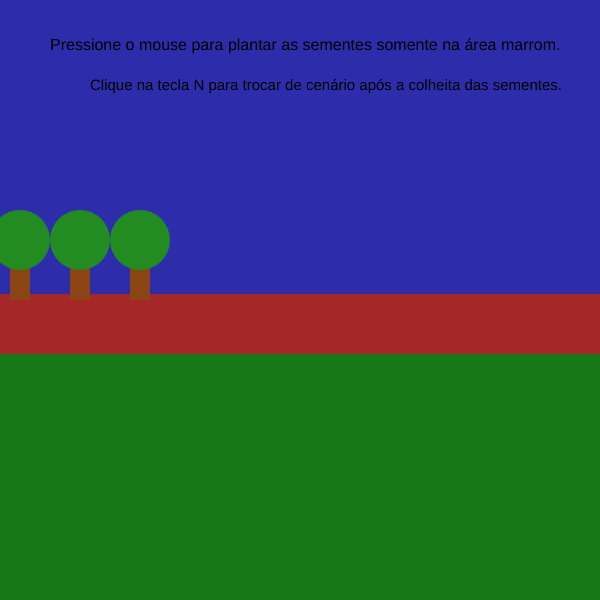
Frame 1 (no input)
Frame 60 (no input): identical to frame 1, image omitted
Frame 120 (the mouse pressed at the canvas centre since frame 60): identical to frame 1, image omitted

The p5.js sketch that drew this single still picture (run headless with seeded random() and noise() and a simulated clock; from frame 60 on, the mouse is pressed at the canvas centre):

// p5.js sketch
// ── sketch.js
let riceSeeds = []; // Array para armazenar as posições das sementes

// --- VARIÁVEIS PARA O CAMINHÃO E TEMPO ---
let startTime; // Para armazenar o tempo de início do sketch
const DELAY_TIME = 10000; // 10 segundos em milissegundos
let showTruck = false; // Controle para exibir o caminhão

let truckX; // Posição X atual do caminhão
const TRUCK_SPEED = 2; // Velocidade do caminhão (pixels por quadro)
const TRUCK_WIDTH = 150; // Largura aproximada do caminhão (corpo + cabine)
const TRUCK_Y_BASE = 290; // Y base do caminhão (height / 2 + 50)
// ---------------------------------------------

// --- NOVAS VARIÁVEIS DE ESTADO PARA O CENÁRIO ---
let currentScene = 0; // 0 para o campo, 1 para a cidade, 2 para a feira, 3 para o final
let showInstructions = true; // NOVO: Controla a visibilidade das instruções na cena 0
// -------------------------------------------------

// --- VARIÁVEIS PARA O BONECO PRINCIPAL (AZUL) ---
let showCharacter = false; // Controle para exibir o boneco
let characterX; // Posição X atual do boneco
let characterY; // Posição Y atual do boneco
const CHARACTER_SPEED = 1.5; // Velocidade de descida/movimento do boneco
const CHARACTER_START_Y_OFFSET = -30; // Offset Y inicial do boneco em relação ao caminhão
const CHARACTER_GROUND_Y_OFFSET = 20; // Offset Y final do boneco em relação à base da estrada
let truckStoppedTime = 0; // Para registrar quando o caminhão parou
const CHARACTER_DELAY = 1000; // Atraso para o boneco começar a descer (1 segundo)
let characterState = 0; // 0: Descendo, 1: Parado, 2: Indo para o caminhão, 3: Coletando sacolas, 4: Andando com sacolas, 5: Parado na feira
const CHARACTER_TO_TRUCK_X_OFFSET = 30; // Distância que o azul vai andar do verde até o caminhão (não usada diretamente com targetTruckX)
const CHARACTER_COLLECT_DURATION = 3500; // Tempo que leva para coletar as sacolas (3.5 segundos)
let characterCollectTime = 0; // Tempo em que o azul começou a coletar
let showSacks = false; // Controla a exibição das sacolas

// --- VARIÁVEIS PARA A FALA DO BONECO PRINCIPAL (AZUL) ---
let showCharacterSpeech = false; // Controla se o balão de fala está visível
let speechDisplayTime = 0; // Armazena o momento em que a fala começou
const SPEECH_DURATION = 3500; // Duração da fala em milissegundos
// ---------------------------------------------

// --- NOVAS VARIÁVEIS PARA O SEGUNDO BONECO (VERDE) E FALAS ---
let showSecondCharacter = false; // Controle para exibir o segundo boneco
let secondCharacterX; // Posição X atual do segundo boneco
let secondCharacterY; // Posição Y atual do segundo boneco

let showSecondCharacterSpeech = false; // Controla se o balão de fala do segundo boneco está visível (1ª fala)
let secondSpeechDisplayTime = 0; // Armazena o momento em que a 1ª fala do segundo boneco começou
const SECOND_SPEECH_DURATION = 3500; // Duração da primeira fala do segundo boneco (3.5 segundos)

let showSecondCharacterSpeech2 = false; // Controla a segunda fala do boneco verde
let secondSpeechDisplayTime2 = 0; // Tempo de início da segunda fala
const SECOND_SPEECH_DURATION2 = 2000; // Duração da segunda fala (2 segundos)
const SECOND_SPEECH_DELAY2 = 500; // Atraso entre a primeira e a segunda fala do verde (0.5 segundos)
const SECOND_CHARACTER_DELAY = 1500; // Atraso para o segundo boneco e sua primeira fala aparecerem após o primeiro (1.5 segundos)

// NOVAS VARIÁVEIS PARA AS FALAS DO VERDE NA FEIRA
let showGreenSpeechFair1 = false;
let greenSpeechFairTime1 = 0;
const GREEN_SPEECH_FAIR_DURATION1 = 4000; // 4 segundos

let showGreenSpeechFair2 = false;
let greenSpeechFairTime2 = 0;
const GREEN_SPEECH_FAIR_DURATION2 = 4000; // 4 segundos
const GREEN_SPEECH_FAIR_DELAY2 = 500; // 0.5 segundos de atraso entre as falas na feira
// ----------------------------------------------------

// Variável para controlar a exibição das bolinhas de milho na barraca
let showCornInStall = false;

// --- NOVAS VARIÁVEIS PARA O ATRASO DA CENA FINAL ---
let finalSceneTransitionTime = 0; // Para registrar quando o atraso para a cena final começou
const FINAL_SCENE_DELAY = 3000; // 3 segundos de atraso antes de mudar para a cena final


function setup() {
  createCanvas(600, 600);

  // Captura o tempo atual assim que o sketch começa
  startTime = millis();

  // Define a posição inicial do caminhão fora da tela, à ESQUERDA
  truckX = -200;
  // Define a posição inicial do boneco (será ajustada dinamicamente)
  characterX = truckX + TRUCK_WIDTH - 20; // Perto da porta da cabine
  characterY = TRUCK_Y_BASE + CHARACTER_START_Y_OFFSET;

  // Define uma posição inicial para o segundo boneco (apenas para inicialização)
  secondCharacterX = 0;
  secondCharacterY = 0;
}

function draw() {
  // --- Lógica de Desenho dos Cenários ---
  if (currentScene === 0) {
    drawScene0(); // Desenha o cenário do campo

    if (mouseIsPressed && mouseY > height / 2) {
      riceSeeds.push({ x: mouseX, y: mouseY });
    }
    for (let i = 0; i < riceSeeds.length; i++) {
      plantRiceSeeds(riceSeeds[i].x, riceSeeds[i].y);
    }

    // Lógica do caminhão no cenário do campo (continua se movendo e coletando)
    if (millis() - startTime >= DELAY_TIME) {
      showTruck = true;
    }

    if (showTruck) {
      truckX += TRUCK_SPEED;

      if (truckX > width + 200) {
        truckX = -200;
      }
      drawTruck(truckX, TRUCK_Y_BASE);

      // Lógica de Coleta de Sementes
      const TRUCK_COLLECT_ZONE_HEIGHT = 40;
      const SEED_SIZE = 10;

      for (let i = riceSeeds.length - 1; i >= 0; i--) {
        let seed = riceSeeds[i];
        if (seed.x > truckX &&
          seed.x < truckX + TRUCK_WIDTH &&
          seed.y + SEED_SIZE / 2 > TRUCK_Y_BASE &&
          seed.y - SEED_SIZE / 2 < TRUCK_Y_BASE + TRUCK_COLLECT_ZONE_HEIGHT) {
          riceSeeds.splice(i, 1);
        }
      }
    }

  } else if (currentScene === 1) { // Se estiver no cenário da cidade
    drawScene1(); // Desenha o cenário da cidade

    // Caminhão se move até o meio da tela e para
    let targetTruckX = (width / 2) - (TRUCK_WIDTH / 2);
    if (truckX < targetTruckX) {
      truckX += TRUCK_SPEED;
      truckStoppedTime = 0; // Reinicia o tempo de parada se estiver em movimento
    } else {
      truckX = targetTruckX; // Caminhão chegou no meio
      if (truckStoppedTime === 0) {
        truckStoppedTime = millis();
      }
      if (millis() - truckStoppedTime >= CHARACTER_DELAY) {
        showCharacter = true;
      }
    }
    drawTruck(truckX, TRUCK_Y_BASE); // Desenha o caminhão

    // --- Lógica do Boneco Principal (Azul) na Cidade ---
    if (showCharacter) {
      const groundY = TRUCK_Y_BASE + CHARACTER_GROUND_Y_OFFSET;
      const truckDoorX = truckX + TRUCK_WIDTH - 20; // Posição da porta da cabine

      // Estado 0: Descendo do caminhão
      if (characterState === 0) {
        if (characterY < groundY) {
          characterY += CHARACTER_SPEED;
        } else {
          characterY = groundY;
          characterState = 1; // Boneco parado no chão
          // Ativa a fala do boneco principal
          if (!showCharacterSpeech && !showSecondCharacter) {
            showCharacterSpeech = true;
            speechDisplayTime = millis();
          }
        }
      }
      // Estado 1: Parado no chão (conversando e esperando comando do verde)
      else if (characterState === 1) {
        // A fala do boneco azul já é controlada acima e no drawSpeechBubble

        // Ativa o segundo boneco e sua primeira fala
        if (!showSecondCharacter && (millis() - speechDisplayTime >= SECOND_CHARACTER_DELAY)) {
          showSecondCharacter = true;
          secondCharacterX = characterX + 60; // Posiciona o verde à direita do azul
          secondCharacterY = groundY;
          showSecondCharacterSpeech = true; // Ativa a primeira fala do verde
          secondSpeechDisplayTime = millis();
          showCharacterSpeech = false; // Desativa a fala do boneco azul
        }
        // Ativa a segunda fala do verde após a primeira
        if (showSecondCharacter && !showSecondCharacterSpeech && !showSecondCharacterSpeech2 && (millis() - secondSpeechDisplayTime >= SECOND_SPEECH_DURATION + SECOND_SPEECH_DELAY2)) {
          showSecondCharacterSpeech2 = true;
          secondSpeechDisplayTime2 = millis();
        }
        // Transição para pegar sacolas APENAS APÓS a segunda fala do verde SUMIR
        if (showSecondCharacter && !showSecondCharacterSpeech && !showSecondCharacterSpeech2) { // se o segundo boneco está visível e AMBAS as falas dele terminaram
          characterState = 2; // Inicia movimento para pegar sacolas
        }
      }
      // Estado 2: Indo para o caminhão pegar sacolas
      else if (characterState === 2) {
        let targetCollectX = truckX + (TRUCK_WIDTH / 2); // Meio do caminhão
        if (characterX > targetCollectX) {
          characterX -= CHARACTER_SPEED; // Anda para a esquerda
        } else {
          characterX = targetCollectX;
          // Agora, a sacola aparece assim que ele chega ao caminhão
          showSacks = true;
          characterCollectTime = millis(); // Marca o início da coleta
          characterState = 3; // Estado de coleta
        }
      }
      // Estado 3: Coletando sacolas (simulação)
      else if (characterState === 3) {
        if (millis() - characterCollectTime >= CHARACTER_COLLECT_DURATION) {
          characterState = 4; // Terminou de coletar, agora vai andar com o verde
        }
      }
      // Estado 4: Andando junto com o boneco verde para fora da tela (ou para o centro na feira)
      else if (characterState === 4) {
        let targetEndScreenX = width + 50; // Para onde eles vão sair da tela
        if (characterX < targetEndScreenX) { // Se ainda estão se movendo na tela
          characterX += CHARACTER_SPEED;
          secondCharacterX += CHARACTER_SPEED; // O verde anda junto!
        } else {
          // Ambos saíram da tela, troca para o próximo cenário
          currentScene = 2; // Cena da feira
          // Reset para o próximo cenário
          resetSceneElements();
        }
      }

      drawCharacter(characterX, characterY, showSacks); // Desenha o boneco azul (com ou sem sacolas)

      // Desenha a fala do primeiro boneco (azul)
      if (showCharacterSpeech) {
        if (millis() - speechDisplayTime < SPEECH_DURATION) {
          drawSpeechBubble(characterX, characterY, 180, 50, "Olá! Trouxe o milho", "fresquinho do campo!", false); // false = ponta para a direita
        } else {
          showCharacterSpeech = false;
        }
      }
    }

    // --- Lógica e desenho do Segundo Boneco (Verde) na Cidade ---
    if (showSecondCharacter) {
      drawSecondCharacter(secondCharacterX, secondCharacterY);

      // Primeira fala do boneco verde
      if (showSecondCharacterSpeech) {
        if (millis() - secondSpeechDisplayTime < SECOND_SPEECH_DURATION) {
          drawSpeechBubble(secondCharacterX, secondCharacterY, 140, 50, "Que ótimo! As pessoas", "da cidade agradecem!", true); // true = ponta para a esquerda
        } else {
          showSecondCharacterSpeech = false; // Esconde a primeira fala
        }
      }

      // Segunda fala do boneco verde ("Me siga!")
      if (showSecondCharacterSpeech2) {
        if (millis() - secondSpeechDisplayTime2 < SECOND_SPEECH_DURATION2) {
          drawSpeechBubble(secondCharacterX, secondCharacterY, 80, 30, "Me siga!", "", true); // true = ponta para a esquerda
        } else {
          showSecondCharacterSpeech2 = false; // Esconde a segunda fala após o tempo
        }
      }
    }
  } else if (currentScene === 2) {
    drawScene2(); // Desenha o cenário da feira

    // --- Lógica de movimento e parada dos personagens na Feira ---
    // A barraca de milho está na posição X = 410
    let targetStallX = 410 + 30; // Posiciona Tião na frente da barraca (410 + um offset)
    let targetSecondStallX = targetStallX + 40; // Amigo um pouco ao lado

    // Se eles ainda não chegaram perto da barraca de milho
    if (characterX < targetStallX || secondCharacterX < targetSecondStallX) {
      characterX += CHARACTER_SPEED;
      secondCharacterX += CHARACTER_SPEED;
      characterState = 4; // Mantém estado de andando
    } else {
      characterX = targetStallX;
      secondCharacterX = targetSecondStallX;
      characterState = 5; // Estado de parado na feira
      showSacks = false; // Tião já "entregou" as sacolas de arroz
      showCornInStall = true; // Mostra o milho na barraca!

      // --- Lógica das falas do verde na feira ---
      if (characterState === 5) { // Só mostra as falas quando os personagens estão parados
        if (!showGreenSpeechFair1 && !showGreenSpeechFair2) { // Inicia a primeira fala se nenhuma estiver visível
          showGreenSpeechFair1 = true;
          greenSpeechFairTime1 = millis();
        }

        // Verifica se a primeira fala terminou para potencialmente iniciar a segunda
        if (showGreenSpeechFair1 && millis() - greenSpeechFairTime1 >= GREEN_SPEECH_FAIR_DURATION1) {
          showGreenSpeechFair1 = false; // Esconde a primeira fala
          // Agora, se a segunda fala ainda não começou, aciona-a após um atraso
          if (!showGreenSpeechFair2 && (millis() - greenSpeechFairTime1 - GREEN_SPEECH_FAIR_DURATION1 >= GREEN_SPEECH_FAIR_DELAY2)) {
            showGreenSpeechFair2 = true;
            greenSpeechFairTime2 = millis();
          }
        }
        // Lógica para acionar a NOVA cena final APÓS a segunda fala do verde ter terminado
        // E após um atraso adicional.
        if (!showGreenSpeechFair1 && !showGreenSpeechFair2) { // As falas terminaram
          // Se o tempo para o atraso final ainda não foi registrado, registre-o
          if (finalSceneTransitionTime === 0) {
            finalSceneTransitionTime = millis();
          }

          // Se o tempo de atraso já passou, mude para a cena final
          if (millis() - finalSceneTransitionTime >= FINAL_SCENE_DELAY) {
            currentScene = 3; // Muda para a nova cena final
            // Esconde os bonecos antes da cena mudar para o cenário final
            showCharacter = false; // Esconde Tião
            showSecondCharacter = false; // Esconde o amigo
            resetSceneElements(); // Reseta os elementos para a cena 3 (vai garantir que permaneçam escondidos)
          }
        }
      }
    }

    // Desenha os personagens na feira
    if (showCharacter && showSecondCharacter) { // Desenha se eles estão ativos
      drawCharacter(characterX, characterY, showSacks);
      drawSecondCharacter(secondCharacterX, secondCharacterY);

      // Desenha as falas do verde na feira
      if (showGreenSpeechFair1) {
        if (millis() - greenSpeechFairTime1 < GREEN_SPEECH_FAIR_DURATION1) {
          drawSpeechBubble(secondCharacterX, secondCharacterY, 150, 50, "Muito obrigado, Tião!", "Seu esforço valeu a pena!", true);
        } else {
          showGreenSpeechFair1 = false; // Garante que esteja escondido após sua duração
        }
      }
      if (showGreenSpeechFair2) {
        if (millis() - greenSpeechFairTime2 < GREEN_SPEECH_FAIR_DURATION2) {
          drawSpeechBubble(secondCharacterX, secondCharacterY, 170, 50, "Fique conosco", "para comemorar!", true);
        } else {
          showGreenSpeechFair2 = false; // Garante que esteja escondido após sua duração
        }
      }
    }
  } else if (currentScene === 3) { // NOVO CENÁRIO FINAL!
    drawScene3();
  }
}

// --- Nova função auxiliar para desenhar balões de fala ---
function drawSpeechBubble(x, y, w, h, line1, line2, pointLeft) {
  push();
  fill(255); // Cor do balão de fala (branco)
  let balloonX;
  if (pointLeft) { // Se a ponta deve ir para a esquerda (para o boneco verde)
    balloonX = x - 10 - w;
  } else { // Se a ponta deve ir para a direita (para o boneco azul)
    balloonX = x + 15;
  }
  let balloonY = y - 70;
  let borderRadius = 8;

  rect(balloonX, balloonY, w, h, borderRadius);

  // Ponta do balão (triângulo)
  noStroke();
  if (pointLeft) {
    triangle(
      balloonX + w, balloonY + h - 10,
      balloonX + w, balloonY + h,
      x + 5, y + 40
    );
  } else {
    triangle(
      balloonX, balloonY + h - 10,
      balloonX, balloonY + h,
      x + 5, y + 40
    );
  }
  stroke(0);
  strokeWeight(1);

  fill(0); // Cor do texto (preto)
  textSize(14);
  textAlign(CENTER, CENTER);
  text(line1, balloonX + (w / 2), balloonY + (h / 2) - (line2 ? 10 : 0));
  if (line2) {
    text(line2, balloonX + (w / 2), balloonY + (h / 2) + 10);
  }
  textAlign(LEFT, BASELINE);
  pop();
}

function drawScene0() {
  background('rgb(45, 45, 172)'); // Céu

  // Apenas desenha as instruções se showInstructions for true
  if (showInstructions) {
    fill(0);
    textSize(16);
    text("Pressione o mouse para plantar as sementes somente na área marrom.", 50, 50);
    textSize(15);
    text("Clique na tecla N para trocar de cenário após a colheita das sementes.", 90, 90);
  }

  fill(24, 120, 24); // verde escuro
  noStroke();
  rect(0, height / 2, width, height / 2);

  fill('rgb(165,39,39)'); // Cor marrom
  rect(0, height / 2 - 6, width, 60);

  drawTree(20, height / 2 - 40);
  drawTree(80, height / 2 - 40);
  drawTree(140, height / 2 - 40);
}

function drawScene1() {
  background(100, 150, 200); // Céu mais claro para o dia na cidade

  fill(80, 80, 80); // Cor de asfalto
  rect(0, height / 2 + 40, width, height / 2 - 40);

  stroke(255, 255, 0); // Amarelo
  strokeWeight(5);
  line(4, height / 2 + 140, width, height / 2 + 140);
  noStroke();

  // Prédios (sem mudanças, conforme seu código original)
  fill(120, 120, 120); rect(50, height / 2 - 50, 80, 90); fill(200, 200, 0); rect(60, height / 2 - 40, 10, 15); rect(60, height / 2 - 20, 10, 15); rect(80, height / 2 - 40, 10, 15); rect(80, height / 2 - 20, 10, 15);
  fill(120, 120, 120); rect(150, height / 2 - 100, 70, 140); fill(200, 200, 0); rect(160, height / 2 - 90, 10, 15); rect(180, height / 2 - 90, 10, 15); rect(160, height / 2 - 70, 10, 15); rect(180, height / 2 - 70, 10, 15); rect(160, height / 2 - 50, 10, 15); rect(180, height / 2 - 50, 10, 15);
  fill(120, 120, 120); rect(250, height / 2 - 30, 60, 70); fill(200, 200, 0); rect(260, height / 2 - 20, 10, 15); rect(280, height / 2 - 20, 10, 15); rect(260, height / 2, 10, 15); rect(280, height / 2, 10, 15);
  fill(120, 120, 120); rect(350, height / 2 - 80, 90, 120); fill(200, 200, 0); rect(360, height / 2 - 70, 10, 15); rect(380, height / 2 - 70, 10, 15); rect(400, height / 2 - 70, 10, 15); rect(360, height / 2 - 50, 10, 15); rect(380, height / 2 - 50, 10, 15); rect(400, height / 2 - 50, 10, 15); rect(360, height / 2 - 30, 10, 15); rect(380, height / 2 - 30, 10, 15); rect(400, height / 2 - 30, 10, 15);
  fill(120, 120, 120); rect(480, height / 2 - 60, 75, 100); fill(200, 200, 0); rect(490, height / 2 - 50, 10, 15); rect(510, height / 2 - 50, 10, 15); rect(530, height / 2 - 50, 10, 15); rect(490, height / 2 - 30, 10, 15); rect(510, height / 2 - 30, 10, 15); rect(530, height / 2 - 30, 10, 15);

  fill(0);
  textSize(20);
  textAlign(CENTER, TOP);
  text("Bem-vindo à Cidade!", width / 2, 50);
  textAlign(LEFT, BASELINE);
}

// --- Funções para desenhar elementos da feira (mais modulares) ---

// Função para desenhar uma barraca
function drawStall(x, y, stallWidth, stallHeight, awningColor, contentText, showProduct = false, productType = null) {
  push();
  translate(x, y);

  // Balcão de madeira
  fill(139, 69, 19); // Marrom escuro para madeira
  rect(0, 0, stallWidth, stallHeight, 5); // Base arredondada

  // Poste de apoio (vertical)
  fill(100); // Cinza escuro
  rect(5, -stallHeight - 10, 5, stallHeight + 10);
  rect(stallWidth - 10, -stallHeight - 10, 5, stallHeight + 10);


  // Toldo
  fill(awningColor);
  let awningHeight = 50;
  rect(-10, -awningHeight, stallWidth + 20, awningHeight + 10, 5); // Base do toldo
  // Faixas do toldo
  stroke(0);
  strokeWeight(1);
  line(-10, -awningHeight + 10, stallWidth + 10, -awningHeight + 10);
  line(-10, -awningHeight + 20, stallWidth + 10, -awningHeight + 20);
  noStroke();

  // "Contorno" do toldo para efeito 3D
  fill(red(awningColor) * 0.8, green(awningColor) * 0.8, blue(awningColor) * 0.8);
  rect(-10, -awningHeight, 5, awningHeight + 10, 5); // Lado esquerdo
  rect(stallWidth + 5, -awningHeight, 5, awningHeight + 10, 5); // Lado direito

  // Texto do que vende
  fill(255); // Branco para o texto
  textSize(16);
  textAlign(CENTER, CENTER);
  text(contentText, stallWidth / 2, -awningHeight / 2);

  // Exemplo de produto
  if (showProduct) {
    if (productType === "fruta") {
      fill(255, 100, 0); // Cor de fruta (laranja)
      ellipse(stallWidth / 2 - 15, stallHeight - 15, 20, 20); // Fruta 1
      ellipse(stallWidth / 2 + 15, stallHeight - 10, 20, 20); // Fruta 2
    } else if (productType === "artesanato") {
      fill(150, 50, 200); // Cor de artesanato (roxo)
      rect(stallWidth / 2 - 15, stallHeight - 15, 20, 20); // Objeto 1
      triangle(stallWidth / 2 + 5, stallHeight - 15, stallWidth / 2 + 25, stallHeight - 15, stallWidth / 2 + 15, stallHeight - 35); // Objeto 2
    } else if (productType === "milho") {
      // Desenha duas espigas de milho!
      drawCorn(stallWidth / 2 - 25, stallHeight - 20); // Primeira espiga
      drawCorn(stallWidth / 2 + 25, stallHeight - 30); // Segunda espiga (Moved up by 10 pixels to avoid overlap!)
    }
  }

  pop();
}

// --- Nova função para desenhar uma espiga de milho ---
function drawCorn(x, y) {
  push();
  translate(x, y);

  // Corpo do milho
  fill(255, 200, 0); // Amarelo milho
  ellipse(0, 0, 20, 50); // Formato alongado do milho

  // Palha (verde claro)
  fill(120, 200, 80);
  beginShape();
  vertex(-10, -25);
  vertex(-15, -10);
  vertex(-10, 25);
  vertex(-5, 25);
  endShape(CLOSE);

  beginShape();
  vertex(10, -25);
  vertex(15, -10);
  vertex(10, 25);
  vertex(5, 25);
  endShape(CLOSE);

  pop();
}


// --- Nova função para o cenário da feira ---
function drawScene2() {
  background(173, 216, 230); // Céu azul claro para o dia da feira

  // Asfalto/Chão da Feira
  fill(80, 80, 80);
  rect(0, height / 2 + 40, width, height / 2 - 40);

  // Calçada
  fill(180, 180, 180);
  rect(0, height / 2 + 20, width, 20);

  // Faixas na rua
  stroke(255, 255, 0); // Amarelo
  strokeWeight(5);
  line(4, height / 2 + 100, width, height / 2 + 100);

  noStroke(); // Remove a borda para os próximos desenhos

  // --- Barracas da Feira (melhoradas!) ---
  drawStall(70, height / 2 + 20, 120, 50, color(255, 120, 120), "FRUTAS FRESCAS", true, "fruta"); // Barraca de frutas
  drawStall(240, height / 2 + 20, 120, 50, color(120, 255, 120), "ARTESANATO", true, "artesanato"); // Barraca de artesanato
  drawStall(410, height / 2 + 20, 120, 50, color(120, 120, 255), "MILHO DO CAMPO", showCornInStall, "milho"); // Barraca de milho (controlada por showCornInStall)


  // --- Pessoas na Feira (Bonecos simples) ---
  drawSimplePerson(width * 0.2, height / 2 + 120, 0, 150, 0); // Verde escuro
  drawSimplePerson(width * 0.4, height / 2 + 100, 200, 50, 200); // Roxo
  drawSimplePerson(width * 0.6, height / 2 + 130, 200, 200, 0); // Amarelo
  drawSimplePerson(width * 0.8, height / 2 + 110, 50, 50, 50); // Cinza

  // Título da Feira
  fill(0);
  textSize(28);
  textAlign(CENTER, TOP);
  text("Feira da Colheita de Irati!", width / 2, 50);
  textSize(16);
  text("Onde o campo e a cidade se encontram!", width / 2, 85);
  textAlign(LEFT, BASELINE);
}

// --- Nova função auxiliar para desenhar pessoas simples ---
function drawSimplePerson(x, y, r, g, b) {
  push();
  translate(x, y);

  // Cabeça
  fill(255, 220, 180); // Cor de pele
  ellipse(0, 0, 15, 15);

  // Cabelo simples
  fill(50, 50, 0); // Marrom
  arc(0, -5, 18, 10, PI, TWO_PI);


  // Corpo
  fill(r, g, b); // Cor da roupa
  rect(-8, 8, 16, 25);

  // Pernas
  fill(0); // Preto
  rect(-6, 33, 5, 15);
  rect(1, 33, 5, 15);

  pop();
}


function drawTruck(x, y) {
  push();
  noFill();
  stroke(255, 0, 0);
  strokeWeight(2);
  const TRUCK_COLLECT_ZONE_HEIGHT = 40;
  rect(x, y, TRUCK_WIDTH, TRUCK_COLLECT_ZONE_HEIGHT);
  pop(); // Restaura as configurações de estilo anteriores

  // Corpo principal do caminhão
  fill(150, 0, 0);
  noStroke();
  rect(x, y, 100, 40);

  // Cabine do caminhão
  fill(200, 0, 0);
  rect(x + 100, y - 20, 50, 40);

  // Janela da cabine
  fill(200, 200, 255);
  rect(x + 110, y - 10, 30, 15);

  // Rodas
  fill(50);
  ellipse(x + 25, y + 40, 25, 25);
  ellipse(x + 95, y + 40, 25, 25);
}

function drawTree(x, y) {
  fill(139, 69, 19);
  rect(x - 10, y, 20, 40);

  fill(34, 139, 34);
  ellipse(x, y - 20, 60, 60);
}

function plantRiceSeeds(x, y) {
  fill('rgb(238,224,224)');
  ellipse(x, y, 10, 10);
}

// O parâmetro 'hasSacks' controla se as sacolas são desenhadas
function drawCharacter(x, y, hasSacks = false) {
  push();
  translate(x, y); // Move a origem para a posição do boneco

  // Cabeça
  fill(255, 220, 180); // Cor de pele
  ellipse(0, 0, 20, 20); // Cabeça

  // Corpo
  fill(0, 0, 200); // Azul
  rect(-10, 10, 20, 30); // Corpo

  // Pernas
  fill(0); // Preto
  rect(-8, 40, 6, 20); // Perna esquerda
  rect(2, 40, 6, 20); // Perna direita

  // Braços
  rect(-15, 10, 5, 25); // Braço esquerdo
  rect(10, 10, 5, 25); // Braço direito

  // Desenha as sacolas se 'hasSacks' for true
  if (hasSacks) {
    fill(180, 180, 180, 200); // Cinza claro com transparência para a sacola
    ellipse(-8, 28, 15, 20); // Sacola esquerda
    ellipse(8, 28, 15, 20); // Sacola direita
    fill(0); // Cor do texto
    textSize(8);
    textAlign(CENTER, CENTER);
    text("MILHO", 0, 28); // Texto nas sacolas
  }

  pop();
}

function drawSecondCharacter(x, y) {
  push();
  translate(x, y); // Move a origem para a posição do segundo boneco

  // Cabeça (cor diferente)
  fill(180, 150, 100); // Cor de pele um pouco mais escura
  ellipse(0, 0, 20, 20);

  // Cabelo
  fill(50, 50, 0); // Marrom escuro
  arc(0, -5, 25, 15, PI, TWO_PI); // Forma simples de cabelo

  // Corpo (cor diferente)
  fill(0, 150, 0); // Verde
  rect(-10, 10, 20, 30);

  // Pernas
  fill(0); // Preto
  rect(-8, 40, 6, 20); // Perna esquerda
  rect(2, 40, 6, 20); // Perna direita

  // Braços
  rect(-15, 10, 5, 25); // Braço esquerdo
  rect(10, 10, 5, 25); // Braço direito

  pop();
}

// --- NOVA FUNÇÃO PARA O CENA FINAL ---
function drawScene3() {
  background(20, 20, 80); // Azul escuro para o céu noturno

  // Chão
  fill(50, 50, 50); // Cinza escuro para o chão
  rect(0, height * 0.7, width, height * 0.3);

  // Estrelas (pontos simples aleatórios)
  fill(255); // Branco
  for (let i = 0; i < 50; i++) {
    ellipse(random(width), random(height * 0.6), random(1, 3), random(1, 3));
  }

  // Grande texto "Obrigado por jogar!"
  push();
  fill(255, 255, 0); // Amarelo para texto de destaque
  textSize(48);
  textAlign(CENTER, CENTER);
  text("Obrigado por jogar!", width / 2, height / 3);
  textSize(24);
  fill(200, 200, 255); // Azul claro para o subtítulo
  text("Até a próxima colheita!", width / 2, height / 3 + 40);
  pop();

  // Os bonecos NÃO serão desenhados aqui porque showCharacter e showSecondCharacter serão false.

  // Mensagem para retornar ao início
  fill(255);
  textSize(16);
  textAlign(CENTER, BOTTOM);
  text("Pressione 'N' para recomeçar", width / 2, height - 20);
}


function keyPressed() {
  if (key === 'n' || key === 'N') {
    currentScene++;

    // Agora temos 4 cenários (0, 1, 2, 3), então volta para 0 se passar de 3
    if (currentScene > 3) {
      currentScene = 0;
    }

    // SEMPRE chama resetSceneElements para garantir que a próxima cena seja iniciada corretamente
    resetSceneElements();
  }
}

// --- NOVA FUNÇÃO PARA RESETAR ELEMENTOS DA CENA ---
function resetSceneElements() {
  const groundY = TRUCK_Y_BASE + CHARACTER_GROUND_Y_OFFSET;

  if (currentScene === 0) { // Se for para o campo (recomeço)
    // Redefinição completa para garantir uma tela limpa e o estado inicial
    truckX = -200;
    showTruck = false;
    startTime = millis(); // Reinicia o tempo para o caminhão aparecer
    riceSeeds = []; // Limpa sementes
    showCharacter = false; // Garante que o personagem azul não esteja visível
    characterX = truckX + TRUCK_WIDTH - 20; // Posição inicial do personagem (fora da tela com o caminhão)
    characterY = TRUCK_Y_BASE + CHARACTER_START_Y_OFFSET;
    characterState = 0; // Reseta o estado do boneco azul
    showSacks = false; // Esconde as sacolas
    showCharacterSpeech = false;
    speechDisplayTime = 0;
    showSecondCharacter = false; // Garante que o segundo personagem não esteja visível
    showSecondCharacterSpeech = false;
    secondSpeechDisplayTime = 0;
    showSecondCharacterSpeech2 = false;
    secondSpeechDisplayTime2 = 0;
    secondCharacterX = 0; // Posição inicial para o segundo boneco
    secondCharacterY = 0;
    showGreenSpeechFair1 = false; // Resetar as falas da feira
    greenSpeechFairTime1 = 0;
    showGreenSpeechFair2 = false;
    greenSpeechFairTime2 = 0;
    showCornInStall = false; // Garante que o milho não apareça no campo
    finalSceneTransitionTime = 0; // Reseta o contador de tempo para a cena final
    showInstructions = false; // NOVO: Esconde as instruções ao reiniciar para a cena 0
  } else if (currentScene === 1) { // Se for para a cidade
    truckX = -200; // Caminhão começa do lado esquerdo para entrar na cidade
    showTruck = true; // Caminhão começa a se mover na cidade
    riceSeeds = []; // Limpa sementes (se por acaso ainda houver)
    showCharacter = false; // Esconde o boneco até o caminhão parar
    characterX = (width / 2) - (TRUCK_WIDTH / 2) + TRUCK_WIDTH - 20; // Posição X inicial do boneco na cabine
    characterY = TRUCK_Y_BASE + CHARACTER_START_Y_OFFSET; // Posição Y inicial do boneco (no caminhão)
    characterState = 0; // Reseta o estado para começar a descer
    truckStoppedTime = 0; // Reseta o contador de tempo parado
    showSacks = false; // Garante que as sacolas não apareçam antes da hora
    showCharacterSpeech = false;
    speechDisplayTime = 0;
    showSecondCharacter = false;
    showSecondCharacterSpeech = false;
    secondSpeechDisplayTime = 0;
    showSecondCharacterSpeech2 = false;
    secondSpeechDisplayTime2 = 0;
    secondCharacterX = 0;
    secondCharacterY = 0;
    showGreenSpeechFair1 = false;
    greenSpeechFairTime1 = 0;
    showGreenSpeechFair2 = false;
    greenSpeechFairTime2 = 0;
    showCornInStall = false; // Garante que o milho não apareça na cidade
    finalSceneTransitionTime = 0; // Reseta o contador de tempo para a cena final
  } else if (currentScene === 2) { // Se for para a feira
    // Posiciona os personagens para entrar pela esquerda e andar até a barraca de milho
    characterX = -50;
    secondCharacterX = -100; // Verde atrás do azul para a entrada
    characterY = groundY;
    secondCharacterY = groundY;
    showCharacter = true;
    showSecondCharacter = true;
    showSacks = true; // Tião ainda está com as sacolas
    characterState = 4; // Começa no estado de andando
    // Resetar falas, etc, para o novo cenário
    showCharacterSpeech = false;
    showSecondCharacterSpeech = false;
    showSecondCharacterSpeech2 = false;
    showGreenSpeechFair1 = false;
    greenSpeechFairTime1 = 0;
    showGreenSpeechFair2 = false;
    greenSpeechFairTime2 = 0;
    showCornInStall = false; // Começa sem o milho na barraca, ele aparecerá ao chegar
    finalSceneTransitionTime = 0; // Garante que o contador de tempo para a cena final esteja zerado ao entrar na feira
  } else if (currentScene === 3) { // NOVO BLOCO PARA O CENÁRIO FINAL
    showCharacter = false;
    showSecondCharacter = false;
    showSacks = false;
    characterState = 5;

    characterX = width * 0.4;
    characterY = height * 0.7 - 60;
    secondCharacterX = width * 0.6;
    secondCharacterY = height * 0.7 - 60;

    showCharacterSpeech = false;
    showSecondCharacterSpeech = false;
    showSecondCharacterSpeech2 = false;
    showGreenSpeechFair1 = false;
    showGreenSpeechFair2 = false;
    showCornInStall = false;
    truckX = -200;
    showTruck = false;
    riceSeeds = [];
    finalSceneTransitionTime = 0;
  }
}
